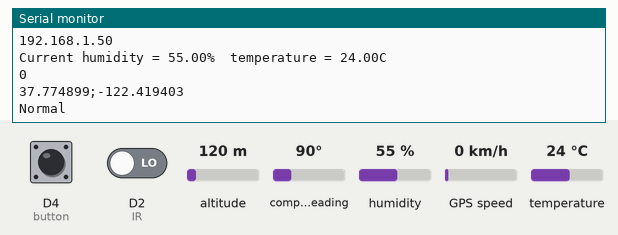
A sketch run on a simulated ESP8266 (NodeMCU). Parts: the last lines printed to the serial monitor. The test bench sets the inputs (shaded band); at power-on: D4 (button) LOW, humidity 55 %, D2 (IR) LOW, temperature 24 °C, altitude 120 m, compass heading 90°, GPS speed 0 km/h. WiFi joins after 1.5 s; servers stay silent unless stated; the GPS gets a fix after 3 s at 37.7749, -122.4194 with 8 satellites.

Above: at 3.9 s.
4.0 s: D4 (button) pulled HIGH for 3.2 s
At 6.6 s:
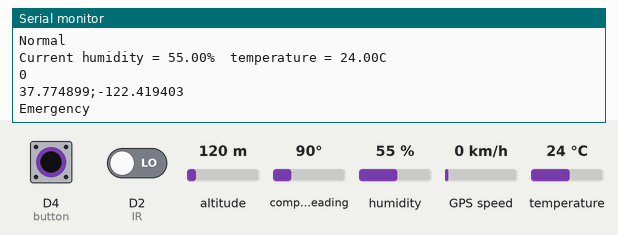
8.7 s: humidity set to 22 %
At 9.05 s:
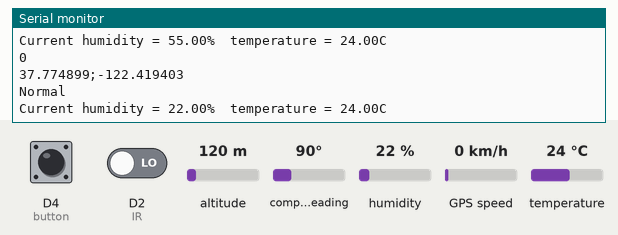
10.2 s: D2 (IR) driven HIGH
At 11.32 s:
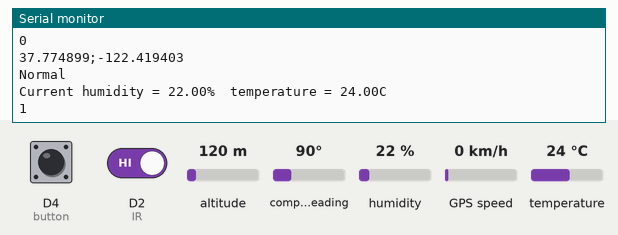
11.7 s: temperature set to 12 °C
At 12.1 s:
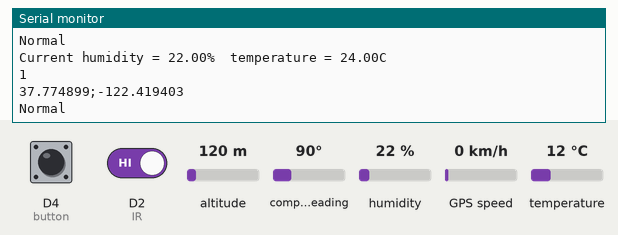
13.2 s: humidity set to 40 %
At 13.59 s:
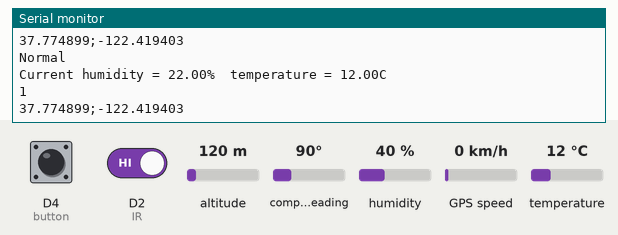
Timing chart, 0 to 15.7 s (numbered marks = the images above; inputs shaded):
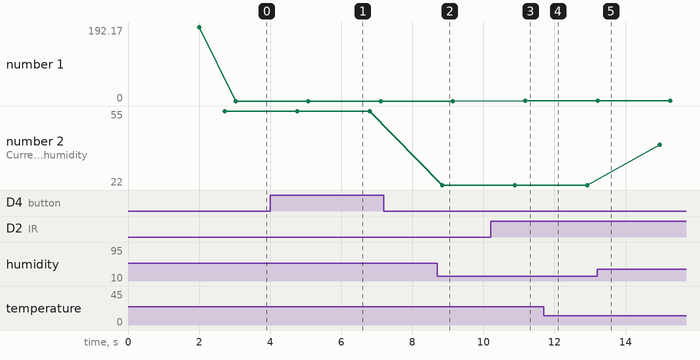

The sketch:

IoV.ino
```cpp
#include "DHT.h"        // including the library of DHT11 temperature and humidity sensor
#define DHTTYPE DHT11   // DHT 11
#include <ESP8266WiFi.h>
#include <FirebaseArduino.h>
#include <Wire.h>
#include <SoftwareSerial.h>
#include <TinyGPS.h>

SoftwareSerial gpsSerial(D6,D5);//rx,tx
TinyGPS gps; // create gps object
float lat,lon;

#define dht_dpin D0
DHT dht(dht_dpin, DHTTYPE);

#define IR D2

/*
// MPU6050 Slave Device Address
const uint8_t MPU6050SlaveAddress = 0x68;
const uint8_t MPU6050_REGISTER_ACCEL_XOUT_H =  0x3B;


// Select SDA and SCL pins for I2C communication
const uint8_t scl = D7;
const uint8_t sda = D8;

// sensitivity scale factor respective to full scale setting provided in datasheet
const uint16_t AccelScaleFactor = 16384;
const uint16_t GyroScaleFactor = 131;


int16_t AccelX, AccelY, AccelZ, Temperature, GyroX, GyroY, GyroZ;
*/
const int button  = D4;
int temp=0;

#define FIREBASE_HOST "minor-project-70169.firebaseio.com"
#define FIREBASE_AUTH "2x1Gi4tWv53dNo0yKxuMVyslznTpZsqhQR8jALGm"
#define WIFI_SSID "Hi, what's up?"
#define WIFI_PASSWORD "123cdewsxzaq"

void setup(void)
{
  //dht.begin();
  Serial.begin(9600);
  gpsSerial.begin(9600); // connect gps sensor
/*
Wire.begin(sda, scl);
  MPU6050_Init();
  Wire.write(0);     // set to zero (wakes up the MPU-6050)
*/
WiFi.begin(WIFI_SSID, WIFI_PASSWORD);
  Serial.print("connecting");
  while (WiFi.status() != WL_CONNECTED) {
    Serial.print(".");
    delay(500);
  }
  delay(500);
  Serial.println("connected: ");
  Serial.println(WiFi.localIP());
  Firebase.begin(FIREBASE_HOST, FIREBASE_AUTH);

pinMode(button,INPUT);
  delay(700);
}
void loop() {

    float h = dht.readHumidity();
    float t = dht.readTemperature();
    Serial.print("Current humidity = ");
    Serial.print(h);
    Serial.print("%  ");
    Serial.print("temperature = ");
    Serial.print(t);
    Serial.println("C  ");

    Firebase.pushFloat("t&h/temperature", t);
    Firebase.pushFloat("t&h/humidity", h);


Serial.println(digitalRead(IR));
Firebase.setInt("IR",digitalRead(IR));

    while(gpsSerial.available()){ // check for gps data
  if(gps.encode(gpsSerial.read()))// encode gps data
  {
  gps.f_get_position(&lat,&lon); // get latitude and longitude
  // display position
  //Serial.print("Position: ");
  //Serial.print("Latitude:");
  //Serial.print(lat,6);
  //Serial.print(";");
  //Serial.print("Longitude:");
  //Serial.println(lon,6);

 }
}
String latitude = String(lat,6);
  String longitude = String(lon,6);
Serial.println(latitude+";"+longitude);
Firebase.pushString("gps/Latitude", latitude);
Firebase.pushString("gps/Longiitude", longitude);

/*
float Ax, Ay, Az, T, Gx, Gy, Gz;

  Read_RawValue(MPU6050SlaveAddress, MPU6050_REGISTER_ACCEL_XOUT_H);

  //divide each with their sensitivity scale factor
  Ax = (float)AccelX/AccelScaleFactor;
  Ay = (float)AccelY/AccelScaleFactor;
  Az = (float)AccelZ/AccelScaleFactor;
  T = (float)Temperature/340+36.53; //temperature formula
  Gx = (float)GyroX/GyroScaleFactor;
  Gy = (float)GyroY/GyroScaleFactor;
  Gz = (float)GyroZ/GyroScaleFactor;

  Serial.print("Ax: "); Serial.print(Ax);
  Serial.print(" Ay: "); Serial.print(Ay);
  Serial.print(" Az: "); Serial.print(Az);
  Serial.print(" T: "); Serial.print(T);
  Serial.print(" Gx: "); Serial.print(Gx);
  Serial.print(" Gy: "); Serial.print(Gy);
  Serial.print(" Gz: "); Serial.println(Gz);

   Firebase.pushFloat("A&G/Ax",Ax);
   Firebase.pushFloat("A&G/Ay",Ay);
   Firebase.pushFloat("A&G/Az",Az);
   Firebase.pushFloat("A&G/Gx",Gx);
   Firebase.pushFloat("A&G/Gy",Gy);
   Firebase.pushFloat("A&G/Gz",Gz);
*/

    temp = digitalRead(button);

     if (temp == HIGH) {
        Serial.println("Emergency");
        Firebase.setString("Button","Emergency");
        delay(1000);
       }
     else {
        Serial.println("Normal");
        Firebase.setString("Button","Normal");
        delay(1000);
       }

    if (Firebase.failed()) {
        Serial.print("setting /number failed:");
        Serial.println(Firebase.error());
        return;
    }
  delay(100);
}
/*
void I2C_Write(uint8_t deviceAddress, uint8_t regAddress, uint8_t data){
  Wire.beginTransmission(deviceAddress);
  Wire.write(regAddress);
  Wire.write(data);
  Wire.endTransmission();
}

// read all 14 register
void Read_RawValue(uint8_t deviceAddress, uint8_t regAddress){
  Wire.beginTransmission(deviceAddress);
  Wire.write(regAddress);
  Wire.endTransmission();
  Wire.requestFrom(deviceAddress, (uint8_t)14);
  AccelX = (((int16_t)Wire.read()<<8) | Wire.read());
  AccelY = (((int16_t)Wire.read()<<8) | Wire.read());
  AccelZ = (((int16_t)Wire.read()<<8) | Wire.read());
  Temperature = (((int16_t)Wire.read()<<8) | Wire.read());
  GyroX = (((int16_t)Wire.read()<<8) | Wire.read());
  GyroY = (((int16_t)Wire.read()<<8) | Wire.read());
  GyroZ = (((int16_t)Wire.read()<<8) | Wire.read());
}

//configure MPU6050
void MPU6050_Init(){
  // MPU6050 few configuration register addresses
const uint8_t MPU6050_REGISTER_SMPLRT_DIV   =  0x19;
const uint8_t MPU6050_REGISTER_USER_CTRL    =  0x6A;
const uint8_t MPU6050_REGISTER_PWR_MGMT_1   =  0x6B;
const uint8_t MPU6050_REGISTER_PWR_MGMT_2   =  0x6C;
const uint8_t MPU6050_REGISTER_CONFIG       =  0x1A;
const uint8_t MPU6050_REGISTER_GYRO_CONFIG  =  0x1B;
const uint8_t MPU6050_REGISTER_ACCEL_CONFIG =  0x1C;
const uint8_t MPU6050_REGISTER_FIFO_EN      =  0x23;
const uint8_t MPU6050_REGISTER_INT_ENABLE   =  0x38;
const uint8_t MPU6050_REGISTER_SIGNAL_PATH_RESET  = 0x68;
  delay(150);
  I2C_Write(MPU6050SlaveAddress, MPU6050_REGISTER_SMPLRT_DIV, 0x07);
  I2C_Write(MPU6050SlaveAddress, MPU6050_REGISTER_PWR_MGMT_1, 0x01);
  I2C_Write(MPU6050SlaveAddress, MPU6050_REGISTER_PWR_MGMT_2, 0x00);
  I2C_Write(MPU6050SlaveAddress, MPU6050_REGISTER_CONFIG, 0x00);
  I2C_Write(MPU6050SlaveAddress, MPU6050_REGISTER_GYRO_CONFIG, 0x00);//set +/-250 degree/second full scale
  I2C_Write(MPU6050SlaveAddress, MPU6050_REGISTER_ACCEL_CONFIG, 0x00);// set +/- 2g full scale
  I2C_Write(MPU6050SlaveAddress, MPU6050_REGISTER_FIFO_EN, 0x00);
  I2C_Write(MPU6050SlaveAddress, MPU6050_REGISTER_INT_ENABLE, 0x01);
  I2C_Write(MPU6050SlaveAddress, MPU6050_REGISTER_SIGNAL_PATH_RESET, 0x00);
  I2C_Write(MPU6050SlaveAddress, MPU6050_REGISTER_USER_CTRL, 0x00);
}

*/
```

Measured:
- after the input at 4.0 s, the serial monitor: prints a new line after 1.5 s (image 1)
- after the input at 8.7 s, the serial monitor: prints a new line after 0.14 s (image 2)
- after the input at 10.2 s, the serial monitor: prints a new line after 0.98 s (image 3)
- plotted number 1: 0 → 1 after the input at 10.2 s
- plotted number 2: 55 → 22 after the input at 8.7 s, 22 → 40 after the input at 13.2 s
